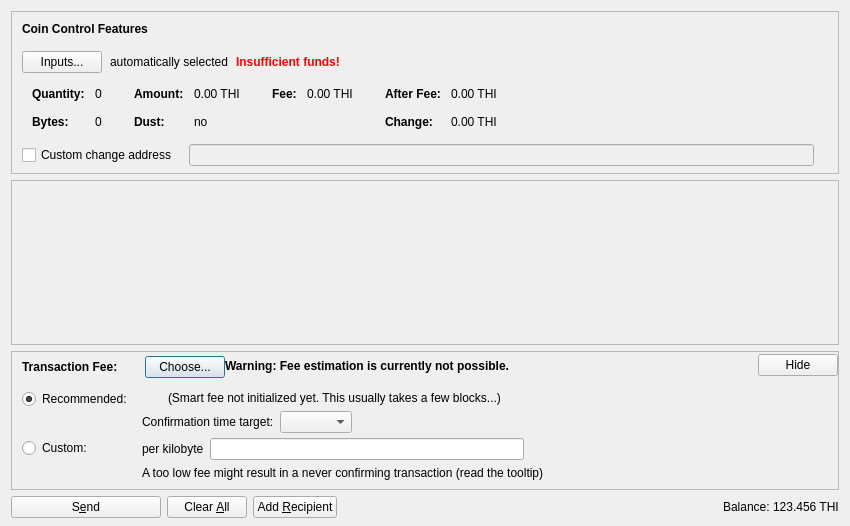
<?xml version="1.0" encoding="UTF-8"?>
<ui version="4.0">
 <class>SendCoinsDialog</class>
 <widget class="QDialog" name="SendCoinsDialog">
  <property name="geometry">
   <rect>
    <x>0</x>
    <y>0</y>
    <width>850</width>
    <height>526</height>
   </rect>
  </property>
  <property name="windowTitle">
   <string>Send Coins</string>
  </property>
  <layout class="QVBoxLayout" name="verticalLayout" stretch="0,1,0,0">
   <property name="bottomMargin">
    <number>8</number>
   </property>
   <item>
    <widget class="QFrame" name="frameCoinControl">
     <property name="sizePolicy">
      <sizepolicy hsizetype="Expanding" vsizetype="Expanding">
       <horstretch>0</horstretch>
       <verstretch>0</verstretch>
      </sizepolicy>
     </property>
     <property name="maximumSize">
      <size>
       <width>16777215</width>
       <height>16777215</height>
      </size>
     </property>
     <property name="frameShape">
      <enum>QFrame::StyledPanel</enum>
     </property>
     <property name="frameShadow">
      <enum>QFrame::Sunken</enum>
     </property>
     <layout class="QVBoxLayout" name="verticalLayoutCoinControl2">
      <property name="spacing">
       <number>0</number>
      </property>
      <property name="leftMargin">
       <number>0</number>
      </property>
      <property name="topMargin">
       <number>0</number>
      </property>
      <property name="rightMargin">
       <number>0</number>
      </property>
      <property name="bottomMargin">
       <number>6</number>
      </property>
      <item>
       <layout class="QVBoxLayout" name="verticalLayoutCoinControl" stretch="0,0,0,0,1">
        <property name="spacing">
         <number>0</number>
        </property>
        <property name="leftMargin">
         <number>10</number>
        </property>
        <property name="topMargin">
         <number>10</number>
        </property>
        <item>
         <layout class="QHBoxLayout" name="horizontalLayoutCoinControl1">
          <property name="bottomMargin">
           <number>15</number>
          </property>
          <item>
           <widget class="QLabel" name="labelCoinControlFeatures">
            <property name="sizePolicy">
             <sizepolicy hsizetype="Preferred" vsizetype="Maximum">
              <horstretch>0</horstretch>
              <verstretch>0</verstretch>
             </sizepolicy>
            </property>
            <property name="font">
             <font>
              <weight>75</weight>
              <bold>true</bold>
             </font>
            </property>
            <property name="styleSheet">
             <string notr="true">font-weight:bold;</string>
            </property>
            <property name="text">
             <string>Coin Control Features</string>
            </property>
           </widget>
          </item>
         </layout>
        </item>
        <item>
         <layout class="QHBoxLayout" name="horizontalLayoutCoinControl2" stretch="0,0,0,0">
          <property name="spacing">
           <number>8</number>
          </property>
          <property name="bottomMargin">
           <number>10</number>
          </property>
          <item>
           <widget class="QPushButton" name="pushButtonCoinControl">
            <property name="styleSheet">
             <string notr="true"/>
            </property>
            <property name="text">
             <string>Inputs...</string>
            </property>
            <property name="autoDefault">
             <bool>false</bool>
            </property>
           </widget>
          </item>
          <item>
           <widget class="QLabel" name="labelCoinControlAutomaticallySelected">
            <property name="text">
             <string>automatically selected</string>
            </property>
            <property name="margin">
             <number>5</number>
            </property>
           </widget>
          </item>
          <item>
           <widget class="QLabel" name="labelCoinControlInsuffFunds">
            <property name="font">
             <font>
              <weight>75</weight>
              <bold>true</bold>
             </font>
            </property>
            <property name="styleSheet">
             <string notr="true">color:red;font-weight:bold;</string>
            </property>
            <property name="text">
             <string>Insufficient funds!</string>
            </property>
            <property name="margin">
             <number>5</number>
            </property>
           </widget>
          </item>
          <item>
           <spacer name="horizontalSpacerCoinControl">
            <property name="orientation">
             <enum>Qt::Horizontal</enum>
            </property>
            <property name="sizeHint" stdset="0">
             <size>
              <width>40</width>
              <height>1</height>
             </size>
            </property>
           </spacer>
          </item>
         </layout>
        </item>
        <item>
         <widget class="QWidget" name="widgetCoinControl" native="true">
          <property name="sizePolicy">
           <sizepolicy hsizetype="Preferred" vsizetype="Preferred">
            <horstretch>0</horstretch>
            <verstretch>0</verstretch>
           </sizepolicy>
          </property>
          <property name="minimumSize">
           <size>
            <width>0</width>
            <height>0</height>
           </size>
          </property>
          <property name="styleSheet">
           <string notr="true"/>
          </property>
          <layout class="QHBoxLayout" name="horizontalLayoutCoinControl5">
           <property name="leftMargin">
            <number>0</number>
           </property>
           <property name="topMargin">
            <number>0</number>
           </property>
           <property name="rightMargin">
            <number>0</number>
           </property>
           <property name="bottomMargin">
            <number>0</number>
           </property>
           <item>
            <layout class="QHBoxLayout" name="horizontalLayoutCoinControl3" stretch="0,0,0,1">
             <property name="spacing">
              <number>20</number>
             </property>
             <property name="topMargin">
              <number>0</number>
             </property>
             <property name="bottomMargin">
              <number>10</number>
             </property>
             <item>
              <layout class="QFormLayout" name="formLayoutCoinControl1">
               <property name="horizontalSpacing">
                <number>10</number>
               </property>
               <property name="verticalSpacing">
                <number>14</number>
               </property>
               <property name="leftMargin">
                <number>10</number>
               </property>
               <property name="topMargin">
                <number>4</number>
               </property>
               <property name="rightMargin">
                <number>6</number>
               </property>
               <item row="0" column="0">
                <widget class="QLabel" name="labelCoinControlQuantityText">
                 <property name="font">
                  <font>
                   <weight>75</weight>
                   <bold>true</bold>
                  </font>
                 </property>
                 <property name="text">
                  <string>Quantity:</string>
                 </property>
                 <property name="margin">
                  <number>0</number>
                 </property>
                </widget>
               </item>
               <item row="0" column="1">
                <widget class="QLabel" name="labelCoinControlQuantity">
                 <property name="cursor">
                  <cursorShape>IBeamCursor</cursorShape>
                 </property>
                 <property name="contextMenuPolicy">
                  <enum>Qt::ActionsContextMenu</enum>
                 </property>
                 <property name="text">
                  <string notr="true">0</string>
                 </property>
                 <property name="margin">
                  <number>0</number>
                 </property>
                 <property name="textInteractionFlags">
                  <set>Qt::LinksAccessibleByMouse|Qt::TextSelectableByKeyboard|Qt::TextSelectableByMouse</set>
                 </property>
                </widget>
               </item>
               <item row="1" column="0">
                <widget class="QLabel" name="labelCoinControlBytesText">
                 <property name="font">
                  <font>
                   <weight>75</weight>
                   <bold>true</bold>
                  </font>
                 </property>
                 <property name="text">
                  <string>Bytes:</string>
                 </property>
                </widget>
               </item>
               <item row="1" column="1">
                <widget class="QLabel" name="labelCoinControlBytes">
                 <property name="cursor">
                  <cursorShape>IBeamCursor</cursorShape>
                 </property>
                 <property name="contextMenuPolicy">
                  <enum>Qt::ActionsContextMenu</enum>
                 </property>
                 <property name="text">
                  <string notr="true">0</string>
                 </property>
                 <property name="textInteractionFlags">
                  <set>Qt::LinksAccessibleByMouse|Qt::TextSelectableByKeyboard|Qt::TextSelectableByMouse</set>
                 </property>
                </widget>
               </item>
              </layout>
             </item>
             <item>
              <layout class="QFormLayout" name="formLayoutCoinControl2">
               <property name="horizontalSpacing">
                <number>10</number>
               </property>
               <property name="verticalSpacing">
                <number>14</number>
               </property>
               <property name="leftMargin">
                <number>6</number>
               </property>
               <property name="topMargin">
                <number>4</number>
               </property>
               <property name="rightMargin">
                <number>6</number>
               </property>
               <item row="0" column="0">
                <widget class="QLabel" name="labelCoinControlAmountText">
                 <property name="font">
                  <font>
                   <weight>75</weight>
                   <bold>true</bold>
                  </font>
                 </property>
                 <property name="text">
                  <string>Amount:</string>
                 </property>
                 <property name="margin">
                  <number>0</number>
                 </property>
                </widget>
               </item>
               <item row="0" column="1">
                <widget class="QLabel" name="labelCoinControlAmount">
                 <property name="cursor">
                  <cursorShape>IBeamCursor</cursorShape>
                 </property>
                 <property name="contextMenuPolicy">
                  <enum>Qt::ActionsContextMenu</enum>
                 </property>
                 <property name="text">
                  <string notr="true">0.00 THI</string>
                 </property>
                 <property name="textInteractionFlags">
                  <set>Qt::LinksAccessibleByMouse|Qt::TextSelectableByKeyboard|Qt::TextSelectableByMouse</set>
                 </property>
                </widget>
               </item>
               <item row="1" column="0">
                <widget class="QLabel" name="labelCoinControlLowOutputText">
                 <property name="font">
                  <font>
                   <weight>75</weight>
                   <bold>true</bold>
                  </font>
                 </property>
                 <property name="text">
                  <string>Dust:</string>
                 </property>
                </widget>
               </item>
               <item row="1" column="1">
                <widget class="QLabel" name="labelCoinControlLowOutput">
                 <property name="cursor">
                  <cursorShape>IBeamCursor</cursorShape>
                 </property>
                 <property name="contextMenuPolicy">
                  <enum>Qt::ActionsContextMenu</enum>
                 </property>
                 <property name="text">
                  <string notr="true">no</string>
                 </property>
                 <property name="textInteractionFlags">
                  <set>Qt::LinksAccessibleByMouse|Qt::TextSelectableByKeyboard|Qt::TextSelectableByMouse</set>
                 </property>
                </widget>
               </item>
              </layout>
             </item>
             <item>
              <layout class="QFormLayout" name="formLayoutCoinControl3">
               <property name="horizontalSpacing">
                <number>10</number>
               </property>
               <property name="verticalSpacing">
                <number>14</number>
               </property>
               <property name="leftMargin">
                <number>6</number>
               </property>
               <property name="topMargin">
                <number>4</number>
               </property>
               <property name="rightMargin">
                <number>6</number>
               </property>
               <item row="0" column="0">
                <widget class="QLabel" name="labelCoinControlFeeText">
                 <property name="font">
                  <font>
                   <weight>75</weight>
                   <bold>true</bold>
                  </font>
                 </property>
                 <property name="text">
                  <string>Fee:</string>
                 </property>
                 <property name="margin">
                  <number>0</number>
                 </property>
                </widget>
               </item>
               <item row="0" column="1">
                <widget class="QLabel" name="labelCoinControlFee">
                 <property name="cursor">
                  <cursorShape>IBeamCursor</cursorShape>
                 </property>
                 <property name="contextMenuPolicy">
                  <enum>Qt::ActionsContextMenu</enum>
                 </property>
                 <property name="text">
                  <string notr="true">0.00 THI</string>
                 </property>
                 <property name="textInteractionFlags">
                  <set>Qt::LinksAccessibleByMouse|Qt::TextSelectableByKeyboard|Qt::TextSelectableByMouse</set>
                 </property>
                </widget>
               </item>
              </layout>
             </item>
             <item>
              <layout class="QFormLayout" name="formLayoutCoinControl4">
               <property name="horizontalSpacing">
                <number>10</number>
               </property>
               <property name="verticalSpacing">
                <number>14</number>
               </property>
               <property name="leftMargin">
                <number>6</number>
               </property>
               <property name="topMargin">
                <number>4</number>
               </property>
               <property name="rightMargin">
                <number>6</number>
               </property>
               <item row="0" column="0">
                <widget class="QLabel" name="labelCoinControlAfterFeeText">
                 <property name="font">
                  <font>
                   <weight>75</weight>
                   <bold>true</bold>
                  </font>
                 </property>
                 <property name="text">
                  <string>After Fee:</string>
                 </property>
                 <property name="margin">
                  <number>0</number>
                 </property>
                </widget>
               </item>
               <item row="0" column="1">
                <widget class="QLabel" name="labelCoinControlAfterFee">
                 <property name="cursor">
                  <cursorShape>IBeamCursor</cursorShape>
                 </property>
                 <property name="contextMenuPolicy">
                  <enum>Qt::ActionsContextMenu</enum>
                 </property>
                 <property name="text">
                  <string notr="true">0.00 THI</string>
                 </property>
                 <property name="textInteractionFlags">
                  <set>Qt::LinksAccessibleByMouse|Qt::TextSelectableByKeyboard|Qt::TextSelectableByMouse</set>
                 </property>
                </widget>
               </item>
               <item row="1" column="0">
                <widget class="QLabel" name="labelCoinControlChangeText">
                 <property name="font">
                  <font>
                   <weight>75</weight>
                   <bold>true</bold>
                  </font>
                 </property>
                 <property name="text">
                  <string>Change:</string>
                 </property>
                </widget>
               </item>
               <item row="1" column="1">
                <widget class="QLabel" name="labelCoinControlChange">
                 <property name="cursor">
                  <cursorShape>IBeamCursor</cursorShape>
                 </property>
                 <property name="contextMenuPolicy">
                  <enum>Qt::ActionsContextMenu</enum>
                 </property>
                 <property name="text">
                  <string notr="true">0.00 THI</string>
                 </property>
                 <property name="textInteractionFlags">
                  <set>Qt::LinksAccessibleByMouse|Qt::TextSelectableByKeyboard|Qt::TextSelectableByMouse</set>
                 </property>
                </widget>
               </item>
              </layout>
             </item>
            </layout>
           </item>
          </layout>
         </widget>
        </item>
        <item>
         <layout class="QHBoxLayout" name="horizontalLayoutCoinControl4" stretch="0,0,0">
          <property name="spacing">
           <number>12</number>
          </property>
          <property name="sizeConstraint">
           <enum>QLayout::SetDefaultConstraint</enum>
          </property>
          <property name="topMargin">
           <number>5</number>
          </property>
          <property name="rightMargin">
           <number>5</number>
          </property>
          <item>
           <widget class="QCheckBox" name="checkBoxCoinControlChange">
            <property name="toolTip">
             <string>If this is activated, but the change address is empty or invalid, change will be sent to a newly generated address.</string>
            </property>
            <property name="text">
             <string>Custom change address</string>
            </property>
           </widget>
          </item>
          <item>
           <widget class="QValidatedLineEdit" name="lineEditCoinControlChange">
            <property name="enabled">
             <bool>false</bool>
            </property>
            <property name="sizePolicy">
             <sizepolicy hsizetype="Expanding" vsizetype="Fixed">
              <horstretch>0</horstretch>
              <verstretch>0</verstretch>
             </sizepolicy>
            </property>
           </widget>
          </item>
          <item>
           <widget class="QLabel" name="labelCoinControlChangeLabel">
            <property name="sizePolicy">
             <sizepolicy hsizetype="Preferred" vsizetype="Expanding">
              <horstretch>0</horstretch>
              <verstretch>0</verstretch>
             </sizepolicy>
            </property>
            <property name="minimumSize">
             <size>
              <width>0</width>
              <height>0</height>
             </size>
            </property>
            <property name="text">
             <string/>
            </property>
            <property name="margin">
             <number>3</number>
            </property>
           </widget>
          </item>
         </layout>
        </item>
        <item>
         <spacer name="verticalSpacerCoinControl">
          <property name="orientation">
           <enum>Qt::Vertical</enum>
          </property>
          <property name="sizeHint" stdset="0">
           <size>
            <width>800</width>
            <height>1</height>
           </size>
          </property>
         </spacer>
        </item>
       </layout>
      </item>
     </layout>
    </widget>
   </item>
   <item>
    <widget class="QScrollArea" name="scrollArea">
     <property name="widgetResizable">
      <bool>true</bool>
     </property>
     <widget class="QWidget" name="scrollAreaWidgetContents">
      <property name="geometry">
       <rect>
        <x>0</x>
        <y>0</y>
        <width>830</width>
        <height>104</height>
       </rect>
      </property>
      <layout class="QVBoxLayout" name="verticalLayout_2" stretch="0,1">
       <property name="leftMargin">
        <number>0</number>
       </property>
       <property name="topMargin">
        <number>0</number>
       </property>
       <property name="rightMargin">
        <number>0</number>
       </property>
       <property name="bottomMargin">
        <number>0</number>
       </property>
       <item>
        <layout class="QVBoxLayout" name="entries">
         <property name="spacing">
          <number>6</number>
         </property>
        </layout>
       </item>
       <item>
        <spacer name="verticalSpacer">
         <property name="orientation">
          <enum>Qt::Vertical</enum>
         </property>
         <property name="sizeHint" stdset="0">
          <size>
           <width>20</width>
           <height>40</height>
          </size>
         </property>
        </spacer>
       </item>
      </layout>
     </widget>
    </widget>
   </item>
   <item>
    <widget class="QFrame" name="frameFee">
     <property name="sizePolicy">
      <sizepolicy hsizetype="Expanding" vsizetype="Expanding">
       <horstretch>0</horstretch>
       <verstretch>0</verstretch>
      </sizepolicy>
     </property>
     <property name="maximumSize">
      <size>
       <width>16777215</width>
       <height>16777215</height>
      </size>
     </property>
     <property name="frameShape">
      <enum>QFrame::StyledPanel</enum>
     </property>
     <property name="frameShadow">
      <enum>QFrame::Sunken</enum>
     </property>
     <layout class="QVBoxLayout" name="verticalLayoutFee1">
      <property name="spacing">
       <number>0</number>
      </property>
      <property name="leftMargin">
       <number>0</number>
      </property>
      <property name="topMargin">
       <number>0</number>
      </property>
      <property name="rightMargin">
       <number>0</number>
      </property>
      <property name="bottomMargin">
       <number>0</number>
      </property>
      <item>
       <layout class="QVBoxLayout" name="verticalLayoutFee2" stretch="0,0,0">
        <property name="spacing">
         <number>0</number>
        </property>
        <property name="leftMargin">
         <number>10</number>
        </property>
        <property name="topMargin">
         <number>0</number>
        </property>
        <item>
         <layout class="QHBoxLayout" name="horizontalLayoutFee1">
          <property name="bottomMargin">
           <number>0</number>
          </property>
          <item>
           <layout class="QVBoxLayout" name="verticalLayoutFee7">
            <property name="spacing">
             <number>0</number>
            </property>
            <item>
             <spacer name="verticalSpacerSmartFee">
              <property name="orientation">
               <enum>Qt::Vertical</enum>
              </property>
              <property name="sizeType">
               <enum>QSizePolicy::Fixed</enum>
              </property>
              <property name="sizeHint" stdset="0">
               <size>
                <width>1</width>
                <height>4</height>
               </size>
              </property>
             </spacer>
            </item>
            <item>
             <layout class="QHBoxLayout" name="horizontalLayoutSmartFee">
              <property name="spacing">
               <number>10</number>
              </property>
              <item>
               <widget class="QLabel" name="labelFeeHeadline">
                <property name="sizePolicy">
                 <sizepolicy hsizetype="Preferred" vsizetype="Maximum">
                  <horstretch>0</horstretch>
                  <verstretch>0</verstretch>
                 </sizepolicy>
                </property>
                <property name="font">
                 <font>
                  <weight>75</weight>
                  <bold>true</bold>
                 </font>
                </property>
                <property name="styleSheet">
                 <string notr="true">font-weight:bold;</string>
                </property>
                <property name="text">
                 <string>Transaction Fee:</string>
                </property>
               </widget>
              </item>
              <item>
               <widget class="QLabel" name="labelFeeMinimized">
                <property name="text">
                 <string/>
                </property>
               </widget>
              </item>
              <item>
               <widget class="QPushButton" name="buttonChooseFee">
                <property name="text">
                 <string>Choose...</string>
                </property>
               </widget>
              </item>
             </layout>
            </item>
            <item>
             <spacer name="verticalSpacer_5">
              <property name="orientation">
               <enum>Qt::Vertical</enum>
              </property>
              <property name="sizeHint" stdset="0">
               <size>
                <width>1</width>
                <height>1</height>
               </size>
              </property>
             </spacer>
            </item>
           </layout>
          </item>
          <item>
           <widget class="QLabel" name="fallbackFeeWarningLabel">
            <property name="toolTip">
             <string>Using the fallbackfee can result in sending a transaction that will take several hours or days (or never) to confirm. Consider choosing your fee manually or wait until you have validated the complete chain.</string>
            </property>
            <property name="font">
            <font>
                <weight>75</weight>
                <bold>true</bold>
            </font>
            </property>
            <property name="text">
             <string>Warning: Fee estimation is currently not possible.</string>
            </property>
            <property name="wordWrap">
             <bool>false</bool>
            </property>
           </widget>
          </item>
          <item>
           <spacer name="horizontalSpacer_4">
            <property name="orientation">
             <enum>Qt::Horizontal</enum>
            </property>
            <property name="sizeType">
             <enum>QSizePolicy::MinimumExpanding</enum>
            </property>
            <property name="sizeHint" stdset="0">
             <size>
              <width>40</width>
              <height>20</height>
             </size>
            </property>
           </spacer>
          </item>
          <item>
           <widget class="QPushButton" name="buttonMinimizeFee">
            <property name="toolTip">
             <string>collapse fee-settings</string>
            </property>
            <property name="text">
             <string>Hide</string>
            </property>
           </widget>
          </item>
         </layout>
        </item>
        <item>
         <widget class="QFrame" name="frameFeeSelection">
          <layout class="QVBoxLayout" name="verticalLayoutFee12">
           <property name="spacing">
            <number>0</number>
           </property>
           <property name="leftMargin">
            <number>0</number>
           </property>
           <property name="topMargin">
            <number>0</number>
           </property>
           <property name="rightMargin">
            <number>0</number>
           </property>
           <property name="bottomMargin">
            <number>0</number>
           </property>
           <item>
            <layout class="QGridLayout" name="gridLayoutFee">
             <property name="topMargin">
              <number>10</number>
             </property>
             <property name="bottomMargin">
              <number>4</number>
             </property>
             <property name="horizontalSpacing">
              <number>10</number>
             </property>
             <property name="verticalSpacing">
              <number>4</number>
             </property>
             <item row="1" column="1">
              <layout class="QVBoxLayout" name="verticalLayoutFee8">
               <property name="spacing">
                <number>6</number>
               </property>
               <item>
                <layout class="QHBoxLayout" name="horizontalLayoutFee13">
                 <item>
                  <widget class="QLabel" name="labelCustomPerKilobyte">
                   <property name="toolTip">
                    <string>Specify a custom fee per kB (1,000 bytes) of the transaction's virtual size.

Note:  Since the fee is calculated on a per-byte basis, a fee of "100 satoshis per kB" for a transaction size of 500 bytes (half of 1 kB) would ultimately yield a fee of only 50 satoshis.</string>
                   </property>
                   <property name="text">
                    <string>per kilobyte</string>
                   </property>
                  </widget>
                 </item>
                 <item>
                  <widget class="BitcoinAmountField" name="customFee"/>
                 </item>
                 <item>
                  <spacer name="horizontalSpacer_6">
                   <property name="orientation">
                    <enum>Qt::Horizontal</enum>
                   </property>
                   <property name="sizeHint" stdset="0">
                    <size>
                     <width>1</width>
                     <height>1</height>
                    </size>
                   </property>
                  </spacer>
                 </item>
                </layout>
               </item>
               <item>
                <layout class="QHBoxLayout" name="horizontalLayoutFee8">
                 <item>
                  <widget class="QLabel" name="labelCustomFeeWarning">
                   <property name="enabled">
                    <bool>true</bool>
                   </property>
                   <property name="toolTip">
                    <string>When there is less transaction volume than space in the blocks, miners as well as relaying nodes may enforce a minimum fee. Paying only this minimum fee is just fine, but be aware that this can result in a never confirming transaction once there is more demand for thirium transactions than the network can process.</string>
                   </property>
                   <property name="text">
                    <string>A too low fee might result in a never confirming transaction (read the tooltip)</string>
                   </property>
                  </widget>
                 </item>
                 <item>
                  <spacer name="horizontalSpacer_2">
                   <property name="orientation">
                    <enum>Qt::Horizontal</enum>
                   </property>
                   <property name="sizeHint" stdset="0">
                    <size>
                     <width>1</width>
                     <height>1</height>
                    </size>
                   </property>
                  </spacer>
                 </item>
                </layout>
               </item>
              </layout>
             </item>
             <item row="0" column="0">
              <layout class="QVBoxLayout" name="verticalLayoutFee4" stretch="0,1">
               <item>
                <widget class="QRadioButton" name="radioSmartFee">
                 <property name="text">
                  <string>Recommended:</string>
                 </property>
                 <property name="checked">
                  <bool>true</bool>
                 </property>
                 <attribute name="buttonGroup">
                  <string notr="true">groupFee</string>
                 </attribute>
                </widget>
               </item>
               <item>
                <spacer name="verticalSpacer_2">
                 <property name="orientation">
                  <enum>Qt::Vertical</enum>
                 </property>
                 <property name="sizeHint" stdset="0">
                  <size>
                   <width>1</width>
                   <height>1</height>
                  </size>
                 </property>
                </spacer>
               </item>
              </layout>
             </item>
             <item row="1" column="0">
              <layout class="QVBoxLayout" name="verticalLayoutFee9" stretch="0,1">
               <item>
                <widget class="QRadioButton" name="radioCustomFee">
                 <property name="text">
                  <string>Custom:</string>
                 </property>
                 <attribute name="buttonGroup">
                  <string notr="true">groupFee</string>
                 </attribute>
                </widget>
               </item>
               <item>
                <spacer name="verticalSpacer_6">
                 <property name="orientation">
                  <enum>Qt::Vertical</enum>
                 </property>
                 <property name="sizeHint" stdset="0">
                  <size>
                   <width>1</width>
                   <height>1</height>
                  </size>
                 </property>
                </spacer>
               </item>
              </layout>
             </item>
             <item row="0" column="1">
              <layout class="QVBoxLayout" name="verticalLayoutFee3" stretch="0,0,1">
               <property name="spacing">
                <number>6</number>
               </property>
               <property name="topMargin">
                <number>2</number>
               </property>
               <item>
                <layout class="QHBoxLayout" name="horizontalLayoutFee12">
                 <item>
                  <widget class="QLabel" name="labelSmartFee">
                   <property name="text">
                    <string/>
                   </property>
                  </widget>
                 </item>
                 <item>
                  <widget class="QLabel" name="labelFeeEstimation">
                   <property name="text">
                    <string/>
                   </property>
                  </widget>
                 </item>
                 <item>
                  <widget class="QLabel" name="labelSmartFee2">
                   <property name="text">
                    <string>(Smart fee not initialized yet. This usually takes a few blocks...)</string>
                   </property>
                  </widget>
                 </item>
                 <item>
                  <spacer name="horizontalSpacer_5">
                   <property name="orientation">
                    <enum>Qt::Horizontal</enum>
                   </property>
                   <property name="sizeHint" stdset="0">
                    <size>
                     <width>1</width>
                     <height>1</height>
                    </size>
                   </property>
                  </spacer>
                 </item>
                </layout>
               </item>
               <item>
                <layout class="QHBoxLayout" name="horizontalLayoutFee9">
                 <item>
                  <layout class="QVBoxLayout" name="verticalLayoutFee6">
                   <item>
                    <widget class="QLabel" name="labelSmartFee3">
                     <property name="text">
                      <string>Confirmation time target:</string>
                     </property>
                    </widget>
                   </item>
                  </layout>
                 </item>
                 <item>
                  <layout class="QVBoxLayout" name="verticalLayoutFee5">
                   <property name="rightMargin">
                    <number>30</number>
                   </property>
                   <item>
                    <layout class="QHBoxLayout" name="horizontalLayoutConfTarget">
                     <property name="bottomMargin">
                      <number>0</number>
                     </property>
                     <item>
                      <widget class="QComboBox" name="confTargetSelector"/>
                     </item>
                     <item>
                      <spacer name="horizontalSpacerConfTarget">
                       <property name="orientation">
                        <enum>Qt::Horizontal</enum>
                       </property>
                       <property name="sizeHint" stdset="0">
                        <size>
                         <width>40</width>
                         <height>20</height>
                        </size>
                       </property>
                      </spacer>
                     </item>
                    </layout>
                   </item>
                  </layout>
                 </item>
                </layout>
               </item>
               <item>
                <spacer name="verticalSpacer_4">
                 <property name="orientation">
                  <enum>Qt::Vertical</enum>
                 </property>
                 <property name="sizeHint" stdset="0">
                  <size>
                   <width>1</width>
                   <height>1</height>
                  </size>
                 </property>
                </spacer>
               </item>
              </layout>
             </item>
            </layout>
           </item>
          </layout>
         </widget>
        </item>
        <item>
         <spacer name="verticalSpacerFee">
          <property name="orientation">
           <enum>Qt::Vertical</enum>
          </property>
          <property name="sizeHint" stdset="0">
           <size>
            <width>40</width>
            <height>5</height>
           </size>
          </property>
         </spacer>
        </item>
       </layout>
      </item>
     </layout>
    </widget>
   </item>
   <item>
    <layout class="QHBoxLayout" name="horizontalLayout">
     <item>
      <widget class="QPushButton" name="sendButton">
       <property name="minimumSize">
        <size>
         <width>150</width>
         <height>0</height>
        </size>
       </property>
       <property name="toolTip">
        <string>Confirm the send action</string>
       </property>
       <property name="text">
        <string>S&amp;end</string>
       </property>
       <property name="icon">
        <iconset resource="../bitcoin.qrc">
         <normaloff>:/icons/send</normaloff>:/icons/send</iconset>
       </property>
       <property name="autoDefault">
        <bool>false</bool>
       </property>
       <property name="default">
        <bool>false</bool>
       </property>
      </widget>
     </item>
     <item>
      <widget class="QPushButton" name="clearButton">
       <property name="sizePolicy">
        <sizepolicy hsizetype="Minimum" vsizetype="Fixed">
         <horstretch>0</horstretch>
         <verstretch>0</verstretch>
        </sizepolicy>
       </property>
       <property name="toolTip">
        <string>Clear all fields of the form.</string>
       </property>
       <property name="text">
        <string>Clear &amp;All</string>
       </property>
       <property name="icon">
        <iconset resource="../bitcoin.qrc">
         <normaloff>:/icons/remove</normaloff>:/icons/remove</iconset>
       </property>
       <property name="autoDefault">
        <bool>false</bool>
       </property>
      </widget>
     </item>
     <item>
      <widget class="QPushButton" name="addButton">
       <property name="toolTip">
        <string>Send to multiple recipients at once</string>
       </property>
       <property name="text">
        <string>Add &amp;Recipient</string>
       </property>
       <property name="icon">
        <iconset resource="../bitcoin.qrc">
         <normaloff>:/icons/add</normaloff>:/icons/add</iconset>
       </property>
       <property name="autoDefault">
        <bool>false</bool>
       </property>
      </widget>
     </item>
     <item>
      <spacer name="horizontalSpacer">
       <property name="orientation">
        <enum>Qt::Horizontal</enum>
       </property>
       <property name="sizeHint" stdset="0">
        <size>
         <width>40</width>
         <height>20</height>
        </size>
       </property>
      </spacer>
     </item>
     <item>
      <layout class="QHBoxLayout" name="horizontalLayout_2">
       <property name="spacing">
        <number>3</number>
       </property>
       <item>
        <widget class="QLabel" name="label">
         <property name="sizePolicy">
          <sizepolicy hsizetype="Preferred" vsizetype="Fixed">
           <horstretch>0</horstretch>
           <verstretch>0</verstretch>
          </sizepolicy>
         </property>
         <property name="text">
          <string>Balance:</string>
         </property>
        </widget>
       </item>
       <item>
        <widget class="QLabel" name="labelBalance">
         <property name="sizePolicy">
          <sizepolicy hsizetype="Preferred" vsizetype="Fixed">
           <horstretch>0</horstretch>
           <verstretch>0</verstretch>
          </sizepolicy>
         </property>
         <property name="cursor">
          <cursorShape>IBeamCursor</cursorShape>
         </property>
         <property name="text">
          <string notr="true">123.456 THI</string>
         </property>
         <property name="textInteractionFlags">
          <set>Qt::LinksAccessibleByMouse|Qt::TextSelectableByKeyboard|Qt::TextSelectableByMouse</set>
         </property>
        </widget>
       </item>
      </layout>
     </item>
    </layout>
   </item>
  </layout>
 </widget>
 <customwidgets>
  <customwidget>
   <class>QValidatedLineEdit</class>
   <extends>QLineEdit</extends>
   <header>qt/qvalidatedlineedit.h</header>
  </customwidget>
  <customwidget>
   <class>BitcoinAmountField</class>
   <extends>QLineEdit</extends>
   <header>qt/bitcoinamountfield.h</header>
   <container>1</container>
  </customwidget>
 </customwidgets>
 <resources>
  <include location="../bitcoin.qrc"/>
 </resources>
 <connections/>
 <buttongroups>
  <buttongroup name="groupFee"/>
 </buttongroups>
</ui>
